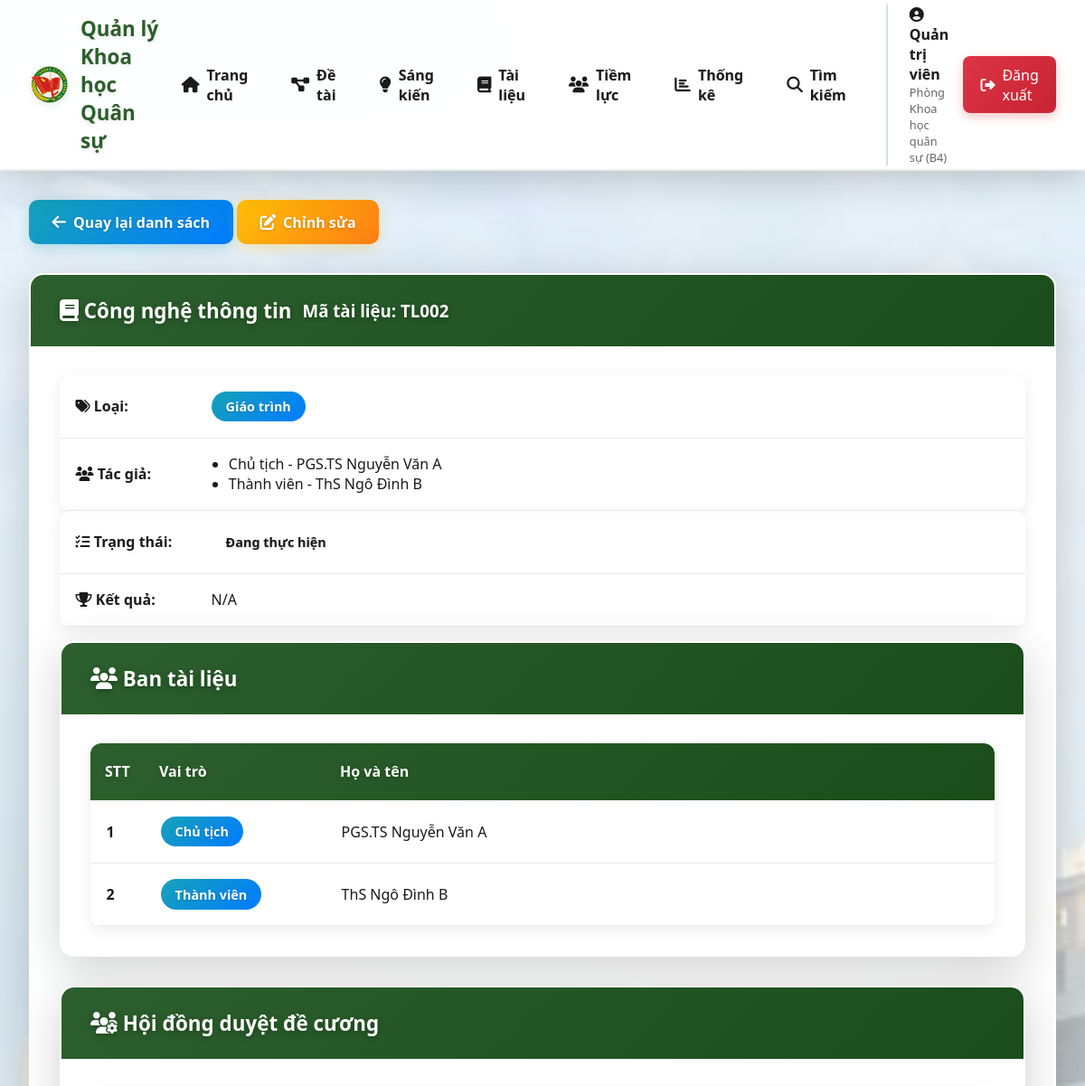
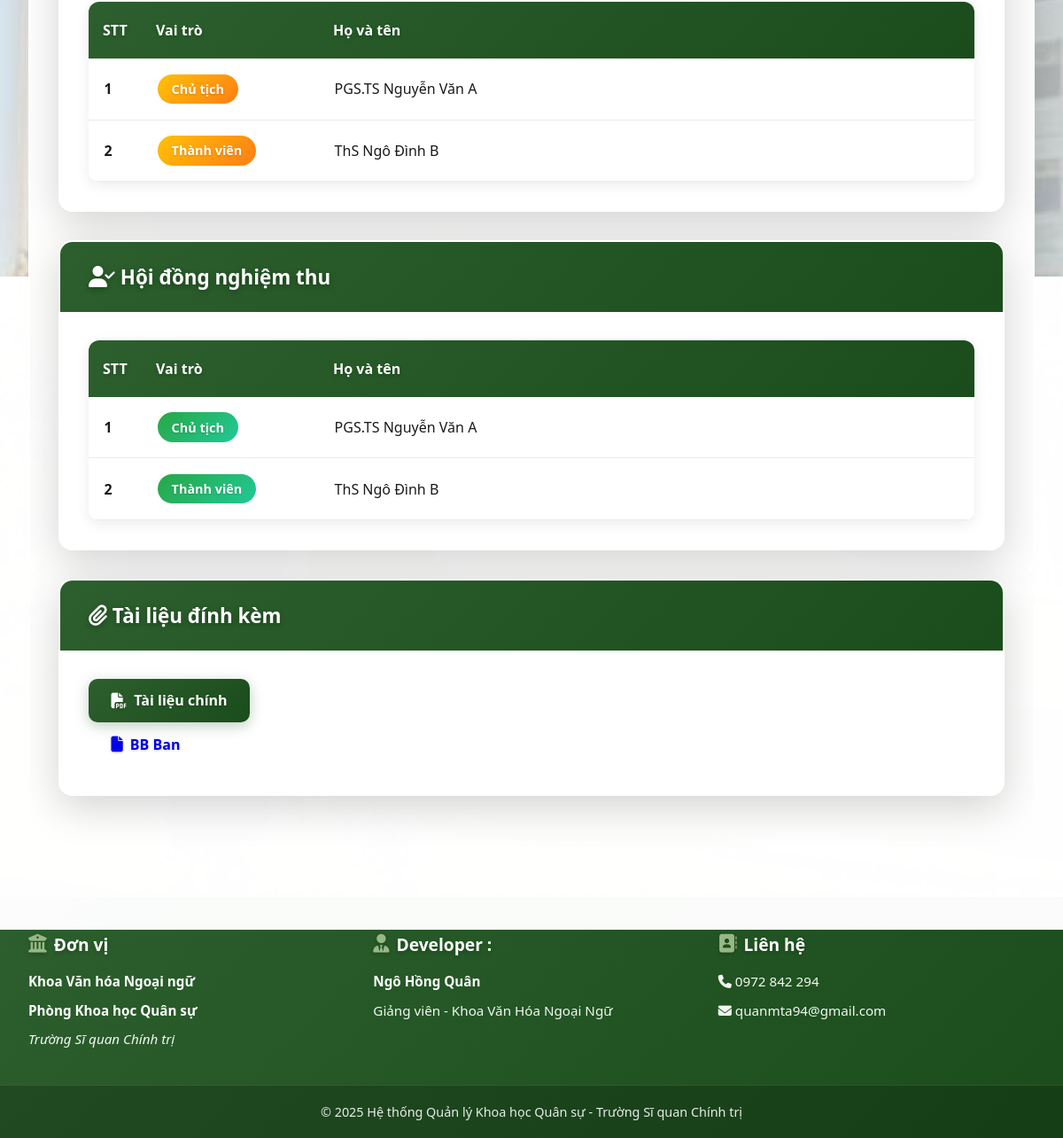
Page /tailieu/detail/2 (signed in) on the committed database (2 pictures, top to bottom).
### models/__init__.py (models this page shows, shortened)
class User(UserMixin, db.Model):
    __tablename__ = 'users'
    id = db.Column(db.Integer, primary_key=True)
    username = db.Column(db.String(80), unique=True, nullable=False)
    email = db.Column(db.String(120), unique=True, nullable=False)
    password_hash = db.Column(db.String(255), nullable=False)
    full_name = db.Column(db.String(120), nullable=False)
    role = db.Column(db.String(20), default='user')  # admin, manager, user
    don_vi = db.Column(db.String(120))  # Đơn vị của người dùng
    created_at = db.Column(db.DateTime, default=datetime.utcnow)

class TaiLieu(db.Model):
    __tablename__ = 'tai_lieu'
    id = db.Column(db.Integer, primary_key=True)
    ma_tai_lieu = db.Column(db.String(50), unique=True, nullable=False)
    ten_tai_lieu = db.Column(db.String(255), nullable=False)
    loai = db.Column(db.String(50))  # Giáo trình, Tài liệu dạy học, Sách chuyên khảo, Sách tham khảo
    mo_ta = db.Column(db.Text)
    linh_vuc = db.Column(db.String(100))
    tac_gia = db.Column(db.Text)  # Danh sách tác giả (mỗi tác giả 1 dòng)
    don_vi = db.Column(db.String(120))
    ngay_bat_dau = db.Column(db.Date)
    ngay_ket_thuc = db.Column(db.Date)
    trang_thai = db.Column(db.String(50), default='Đang thực hiện')
    ket_qua = db.Column(db.Text)
    file_word = db.Column(db.String(255))
    file_word_content = db.Column(db.Text)
    nha_xuat_ban = db.Column(db.String(120))
    nam_xuat_ban = db.Column(db.Integer)
    mon_hoc = db.Column(db.String(120))
    file_tai_lieu = db.Column(db.String(255))
    bien_ban_ban = db.Column(db.String(255))
    bien_ban_de_cuong = db.Column(db.String(255))
    bien_ban_nghiem_thu = db.Column(db.String(255))
    file_sau_sua = db.Column(db.String(255))
    created_by = db.Column(db.Integer, db.ForeignKey('users.id'))
    created_at = db.Column(db.DateTime, default=datetime.utcnow)
    updated_at = db.Column(db.DateTime, default=datetime.utcnow, onupdate=datetime.utcnow)
    creator = db.relationship('User', backref='tai_lieu_created')
    ban_thanh_vien = db.relationship('BanTaiLieu', backref='tai_lieu', lazy='dynamic', cascade='all, delete-orphan')
    hoi_dong_de_cuong = db.relationship('HoiDongDeCuongTaiLieu', backref='tai_lieu', lazy='dynamic', cascade='all, delete-orphan')
    hoi_dong_nghiem_thu = db.relationship('HoiDongNghiemThuTaiLieu', backref='tai_lieu', lazy='dynamic', cascade='all, delete-orphan')

class BanTaiLieu(db.Model):
    __tablename__ = 'ban_tai_lieu'
    id = db.Column(db.Integer, primary_key=True)
    tai_lieu_id = db.Column(db.Integer, db.ForeignKey('tai_lieu.id'), nullable=False)
    ho_ten = db.Column(db.String(120), nullable=False)
    vai_tro = db.Column(db.String(50), nullable=False)
    created_at = db.Column(db.DateTime, default=datetime.utcnow)

class HoiDongDeCuongTaiLieu(db.Model):
    __tablename__ = 'hoi_dong_de_cuong_tai_lieu'
    id = db.Column(db.Integer, primary_key=True)
    tai_lieu_id = db.Column(db.Integer, db.ForeignKey('tai_lieu.id'), nullable=False)
    ho_ten = db.Column(db.String(120), nullable=False)
    vai_tro = db.Column(db.String(50), nullable=False)
    created_at = db.Column(db.DateTime, default=datetime.utcnow)

class HoiDongNghiemThuTaiLieu(db.Model):
    __tablename__ = 'hoi_dong_nghiem_thu_tai_lieu'
    id = db.Column(db.Integer, primary_key=True)
    tai_lieu_id = db.Column(db.Integer, db.ForeignKey('tai_lieu.id'), nullable=False)
    ho_ten = db.Column(db.String(120), nullable=False)
    vai_tro = db.Column(db.String(50), nullable=False)
    created_at = db.Column(db.DateTime, default=datetime.utcnow)

### routes/main.py (the view)
@main_bp.route('/tailieu/detail/<int:id>')
@login_required
def tailieu_detail(id):
    tailieu = TaiLieu.query.get_or_404(id)
    ban_members = BanTaiLieu.query.filter_by(tai_lieu_id=id).all()
    hoi_dong_de_cuong_members = HoiDongDeCuongTaiLieu.query.filter_by(tai_lieu_id=id).all()
    hoi_dong_nghiem_thu_members = HoiDongNghiemThuTaiLieu.query.filter_by(tai_lieu_id=id).all()
    return render_template('tailieu/detail.html',
                         tailieu=tailieu,
                         ban_members=ban_members,
                         hoi_dong_de_cuong_members=hoi_dong_de_cuong_members,
                         hoi_dong_nghiem_thu_members=hoi_dong_nghiem_thu_members)

### templates/tailieu/detail.html (shortened to what this page needs)
{% extends "base.html" %}
{% block content %}
<div style="margin-bottom: 2rem;">
    <a href="{{ url_for('main.tailieu_list') }}" class="btn btn-info">
        <i class="fas fa-arrow-left"></i> Quay lại danh sách
    </a>
    {% if current_user.role == 'admin' or current_user.don_vi == tailieu.don_vi %}
    <a href="{{ url_for('main.tailieu_edit', id=tailieu.id) }}" class="btn btn-warning">
        <i class="fas fa-edit"></i> Chỉnh sửa
    </a>
    {% endif %}
</div>
<div class="card">
    <div class="card-header bg-primary text-white">
        <h4 style="margin: 0;"><i class="fas fa-book"></i> {{ tailieu.ten_tai_lieu }}</h4>
        <small>Mã tài liệu: <strong>{{ tailieu.ma_tai_lieu }}</strong></small>
    </div>
    <div class="card-body">
        <div class="row">
            <div class="col-md-6">
                <table class="table table-borderless">
                    <tr>
                        <td style="width: 150px;"><strong><i class="fas fa-tags"></i> Loại:</strong></td>
                        <td><span class="badge badge-info">{{ tailieu.loai or 'N/A' }}</span></td>
                    </tr>
                    <tr>
                        <td><strong><i class="fas fa-users"></i> Tác giả:</strong></td>
                        <td>
                            {% if tailieu.tac_gia %}
                                <ul style="margin: 0; padding-left: 1.2rem;">
                                    {% for author in tailieu.tac_gia.split('\n') %}
                                        {% if author.strip() %}
                                        <li>{{ author.strip() }}</li>
                                        {% endif %}
                                    {% endfor %}
                                </ul>
                            {% else %}
                                N/A
                            {% endif %}
                        </td>
                    </tr>
                </table>
            </div>
            <div class="col-md-6">
                <table class="table table-borderless">
                    <tr>
                        <td style="width: 150px;"><strong><i class="fas fa-tasks"></i> Trạng thái:</strong></td>
                        <td>
                            {% if tailieu.trang_thai == 'Hoàn thành' %}
                                <span class="badge badge-success">{{ tailieu.trang_thai }}</span>
                            {% elif tailieu.trang_thai == 'Đang thực hiện' %}
                                <span class="badge badge-primary">{{ tailieu.trang_thai }}</span>
                            {% else %}
                                <span class="badge badge-secondary">{{ tailieu.trang_thai or 'N/A' }}</span>
                            {% endif %}
                        </td>
                    </tr>
                    <tr>
                        <td><strong><i class="fas fa-trophy"></i> Kết quả:</strong></td>
                        <td>{{ tailieu.ket_qua or 'N/A' }}</td>
                    </tr>
                </table>
            </div>
        </div>
        {% if ban_members %}
        <div class="card" style="margin-top: 1rem;">
            <div class="card-header bg-info text-white">
                <strong><i class="fas fa-users"></i> Ban tài liệu</strong>
            </div>
            <div class="card-body">
                <table class="table table-hover table-striped">
                    <thead>
                        <tr>
                            <th style="width: 60px;">STT</th>
                            <th style="width: 200px;">Vai trò</th>
                            <th>Họ và tên</th>
                        </tr>
                    </thead>
                    <tbody>
                        {% for member in ban_members %}
                        <tr>
                            <td><strong>{{ loop.index }}</strong></td>
                            <td><span class="badge badge-info">{{ member.vai_tro }}</span></td>
                            <td>{{ member.ho_ten }}</td>
                        </tr>
                        {% endfor %}
                    </tbody>
                </table>
            </div>
        </div>
        {% endif %}
        {% if hoi_dong_de_cuong_members %}
        <div class="card" style="margin-top: 1rem;">
            <div class="card-header bg-warning text-dark">
                <strong><i class="fas fa-users-cog"></i> Hội đồng duyệt đề cương</strong>
            </div>
            <div class="card-body">
                <table class="table table-hover table-striped">
                    <thead>
                        <tr>
                            <th style="width: 60px;">STT</th>
                            <th style="width: 200px;">Vai trò</th>
                            <th>Họ và tên</th>
                        </tr>
                    </thead>
                    <tbody>
                        {% for member in hoi_dong_de_cuong_members %}
                        <tr>
                            <td><strong>{{ loop.index }}</strong></td>
                            <td><span class="badge badge-warning">{{ member.vai_tro }}</span></td>
                            <td>{{ member.ho_ten }}</td>
                        </tr>
                        {% endfor %}
                    </tbody>
                </table>
            </div>
        </div>
        {% endif %}
        {% if hoi_dong_nghiem_thu_members %}
        <div class="card" style="margin-top: 1rem;">
            <div class="card-header bg-success text-white">
                <strong><i class="fas fa-user-check"></i> Hội đồng nghiệm thu</strong>
            </div>
            <div class="card-body">
                <table class="table table-hover table-striped">
                    <thead>
                        <tr>
                            <th style="width: 60px;">STT</th>
                            <th style="width: 200px;">Vai trò</th>
                            <th>Họ và tên</th>
                        </tr>
                    </thead>
                    <tbody>
                        {% for member in hoi_dong_nghiem_thu_members %}
                        <tr>
                            <td><strong>{{ loop.index }}</strong></td>
                            <td><span class="badge badge-success">{{ member.vai_tro }}</span></td>
                            <td>{{ member.ho_ten }}</td>
                        </tr>
                        {% endfor %}
                    </tbody>
                </table>
            </div>
        </div>
        {% endif %}
        <div class="card" style="margin-top: 1rem;">
            <div class="card-header bg-primary text-white">
                <strong><i class="fas fa-paperclip"></i> Tài liệu đính kèm</strong>
            </div>
            <div class="card-body">
                <div class="row">
                    {% if tailieu.file_tai_lieu %}
                    <div class="col-md-3">
                        <a href="{{ url_for('static', filename='uploads/' + tailieu.file_tai_lieu) }}" target="_blank" class="btn btn-primary btn-block">
                            <i class="fas fa-file-pdf"></i> Tài liệu chính
                        </a>
                    </div>
                    {% endif %}
                    {% if tailieu.bien_ban_ban %}
                    <div class="col-md-3">
                        <a href="{{ url_for('static', filename='uploads/' + tailieu.bien_ban_ban) }}" target="_blank" class="btn btn-secondary btn-block">
                            <i class="fas fa-file"></i> BB Ban
                        </a>
                    </div>
                    {% endif %}
                </div>
            </div>
        </div>
    </div>
</div>
{% endblock %}

### templates/base.html (shortened to what this page needs)
<!DOCTYPE html>
<html lang="vi">
<head>
    <link rel="stylesheet" href="{{ url_for('static', filename='css/style.css') }}">
    <link rel="stylesheet" href="https://cdnjs.cloudflare.com/ajax/libs/font-awesome/6.4.0/css/all.min.css">
</head>
<body>
    {% if current_user.is_authenticated %}
    <nav class="navbar">
        <div class="navbar-container">
            <a href="{{ url_for('main.dashboard') }}" class="navbar-brand">
                <img src="{{ url_for('static', filename='images/logo.png') }}" alt="Logo">
                <span class="desktop-only">Quản lý Khoa học Quân sự</span>
            </a>
            <div class="navbar-menu" id="navbarMenu">
                <a href="{{ url_for('main.dashboard') }}" class="nav-link">
                    <i class="fas fa-home"></i> Trang chủ
                </a>
                <a href="{{ url_for('main.detai_list') }}" class="nav-link">
                    <i class="fas fa-project-diagram"></i> Đề tài
                </a>
                <a href="{{ url_for('main.sangkien_list') }}" class="nav-link">
                    <i class="fas fa-lightbulb"></i> Sáng kiến
                </a>
                <a href="{{ url_for('main.giaotrinh_list') }}" class="nav-link">
                    <i class="fas fa-book"></i> Tài liệu
                </a>
                <a href="{{ url_for('main.tiemluc_list') }}" class="nav-link">
                    <i class="fas fa-users"></i> Tiềm lực
                </a>
                <a href="{{ url_for('main.thongke') }}" class="nav-link">
                    <i class="fas fa-chart-bar"></i> Thống kê
                </a>
                <a href="{{ url_for('main.timkiem') }}" class="nav-link">
                    <i class="fas fa-search"></i> Tìm kiếm
                </a>
                <div class="user-section">
                    <div class="user-info">
                        <span class="user-name">
                            <i class="fas fa-user-circle"></i> {{ current_user.full_name }}
                        </span>
                        {% if current_user.don_vi %}
                        <span class="user-unit">{{ current_user.don_vi }}</span>
                        {% endif %}
                    </div>
                    <a href="{{ url_for('auth.logout') }}" class="btn-logout">
                        <i class="fas fa-sign-out-alt"></i> Đăng xuất
                    </a>
                </div>
            </div>
        </div>
    </nav>
    {% endif %}
    <div class="container">
        {% block content %}{% endblock %}
    </div>
    <footer class="footer">
        <div class="footer-container">
            <div class="footer-section">
                <h4><i class="fas fa-university"></i> Đơn vị</h4>
                <p><strong>Khoa Văn hóa Ngoại ngữ</strong></p>
                <p><strong>Phòng Khoa học Quân sự</strong></p>
                <p><em><a href="http://daihocchinhtri.edu.vn/">Trường Sĩ quan Chính trị</a></em></p>
            </div>
            <div class="footer-section">
                <h4><i class="fas fa-user-tie"></i> Developer :</h4>
                <p><strong>Ngô Hồng Quân</strong></p>
                <p>Giảng viên - Khoa Văn Hóa Ngoại Ngữ</p>
            </div>
            <div class="footer-section">
                <h4><i class="fas fa-address-book"></i> Liên hệ</h4>
                <p><i class="fas fa-phone"></i> <a href="tel:0972842294">0972 842 294</a></p>
                <p><i class="fas fa-envelope"></i> <a href="mailto:quanmta94@gmail.com">quanmta94@gmail.com</a></p>
            </div>
        </div>
        <div class="footer-bottom">
            <p>&copy; 2025 Hệ thống Quản lý Khoa học Quân sự - Trường Sĩ quan Chính trị</p>
        </div>
    </footer>
</body>
</html>

### rows in the picture
User: full_name "Quản trị viên", don_vi "Phòng Khoa học quân sự (B4)"
TaiLieu: ten_tai_lieu "Công nghệ thông tin", ma_tai_lieu "TL002", loai "Giáo trình", trang_thai "Đang thực hiện", ket_qua "N/A"
BanTaiLieu: vai_tro "Chủ tịch", ho_ten "PGS.TS Nguyễn Văn A"
BanTaiLieu: vai_tro "Thành viên", ho_ten "ThS Ngô Đình B"
HoiDongDeCuongTaiLieu: vai_tro "Chủ tịch", ho_ten "PGS.TS Nguyễn Văn A"
HoiDongDeCuongTaiLieu: vai_tro "Thành viên", ho_ten "ThS Ngô Đình B"
HoiDongNghiemThuTaiLieu: vai_tro "Chủ tịch", ho_ten "PGS.TS Nguyễn Văn A"
HoiDongNghiemThuTaiLieu: vai_tro "Thành viên", ho_ten "ThS Ngô Đình B"

### other values in the picture
{{ author.strip() }} "Chủ tịch - PGS.TS Nguyễn Văn A" "Thành viên - ThS Ngô Đình B"
